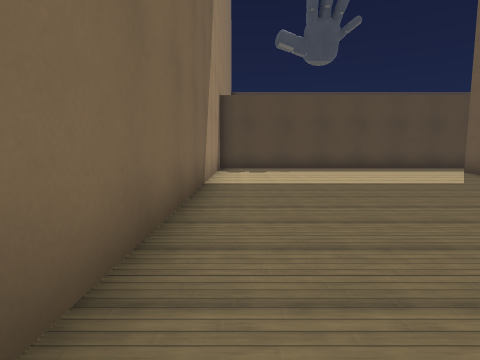
View 1 (above)

18 first-person views from a walk through a 3-D level made in the Godot game engine. The camera is 1.5 m above the floor, tilts 6° down and sees 80° across. The floor is counted in squares, 2 m on a side. Each view is taken from the middle of a square. On the plan, view 1 faces up. The plan holds only what a view shows up to about 10 squares ahead; the rest is blank. The place goes on beyond the plan. Some surface patterns are stand-ins.

View 2
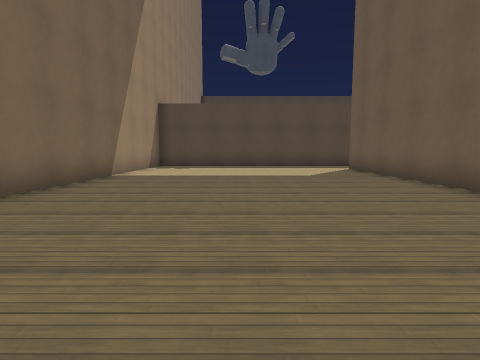

View 3
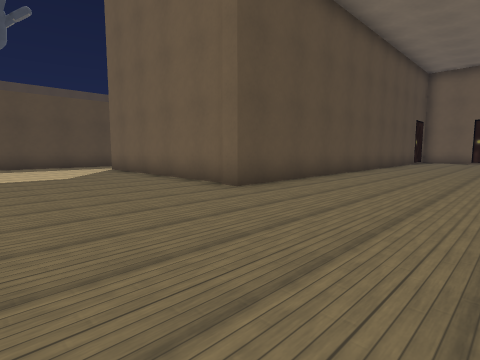

View 4
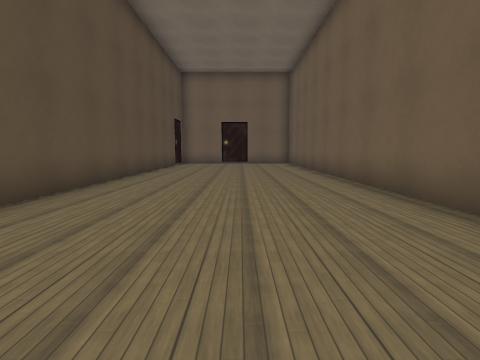

View 5
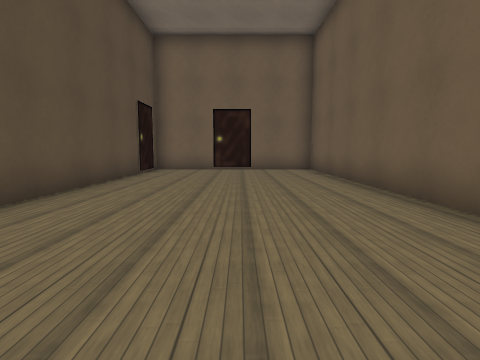

View 6
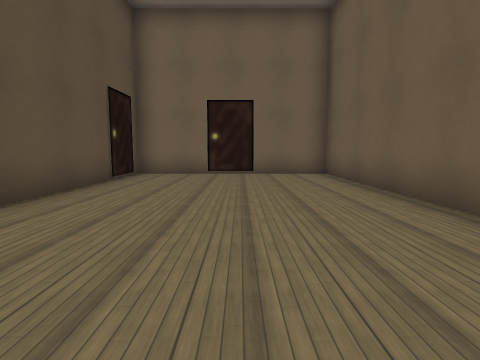

View 7
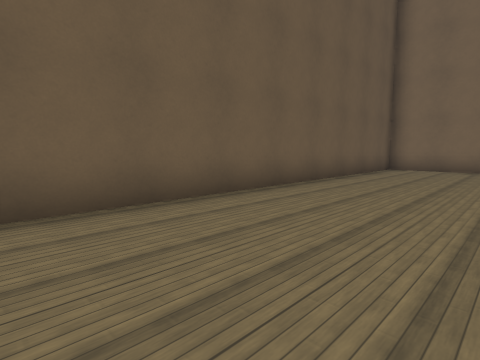

View 8
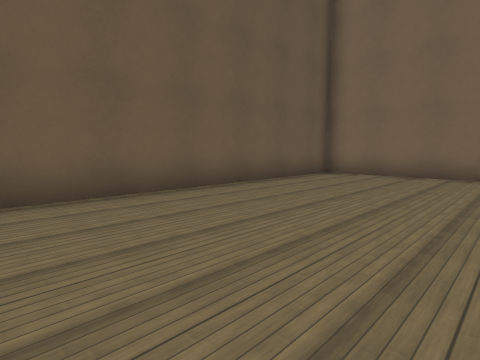

View 9
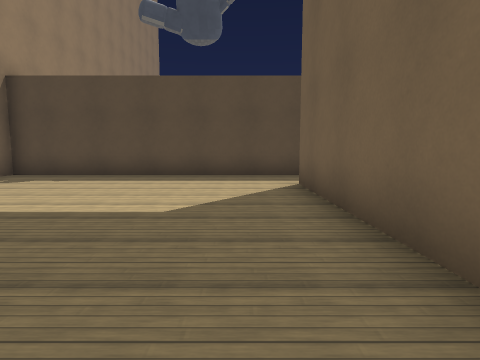

View 10
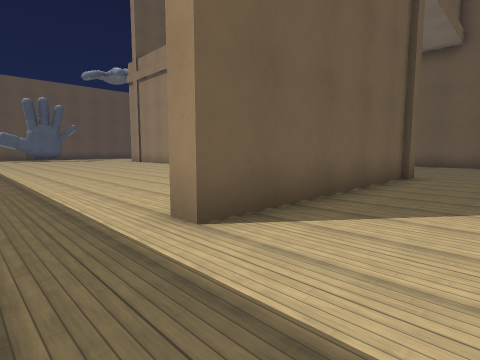

View 11
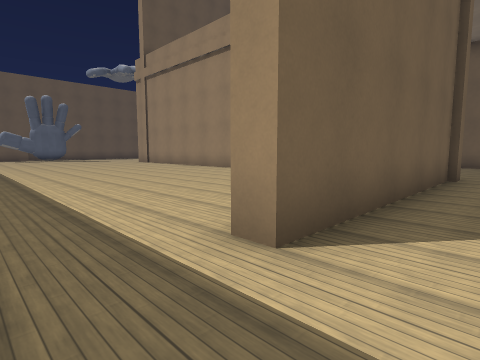

View 12
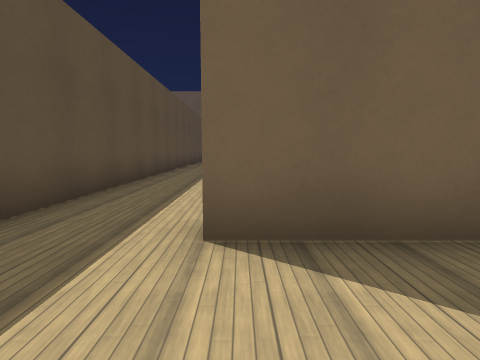

View 13
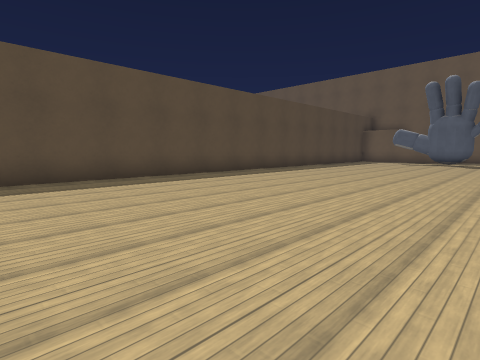

View 14
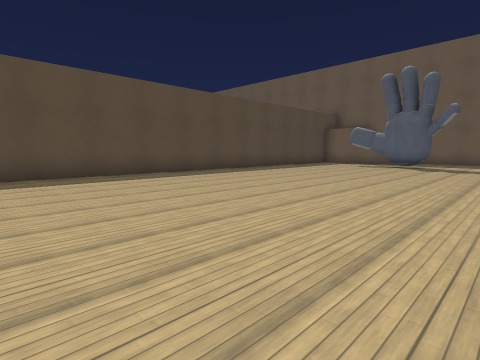

View 15
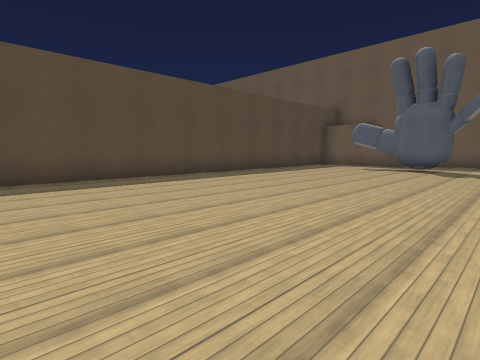

View 16
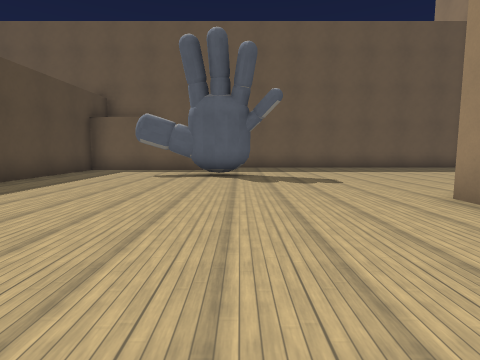

View 17
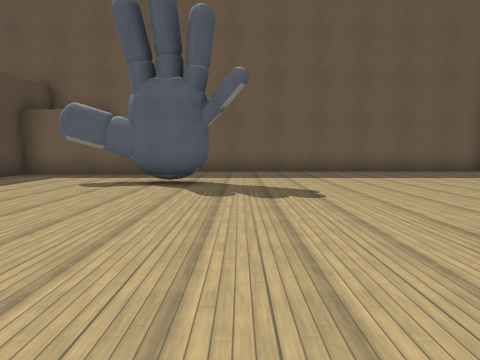

View 18
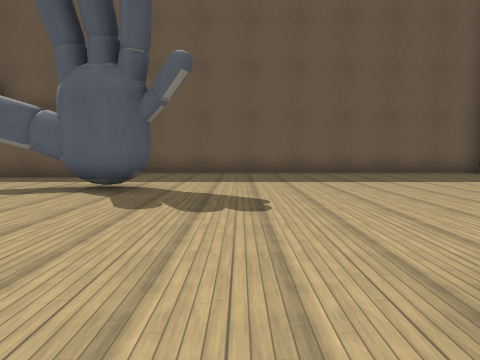

### Floor plan
Points are (right, up) in squares from view 1. A wall is a line through its corners. A room is listed if a view was taken in it or the views show most of it. See-through windows are left out.
Room 1 (views 1, 2, 3, 4, 5, 6, 7, 8, 9, 10, 11, 12)
walls: (7.3, 2.6) (7.3, 9.3); (7.4, 11.6) (-0.8, 11.6) (-0.8, -3.7) (22, -3.7) (22, 2.2) (7.1, 2.2) (7.1, 2.8)
ways out: opening at (7, 10.5) to room 2
Room 2 (views 13, 14, 15, 16, 17, 18)
walls: (22.9, 2.7) (23.4, 2.7); (27.2, 6) (27.1, 6.5) (27.6, 8.1); (27.2, 6.3) (27.3, 7.5); (27.3, 7) (27.9, 8.1); (22.8, 11.6) (7.4, 11.6); (29.8, 8) (29.8, 11.6) (25.5, 11.6); (31.2, -3.7) (31.2, 7); (7.3, 9.3) (7.9, 9.3)
ways out: opening at (7, 10.5) to room 1

Positions as (right, up) in squares from view 1, and headings:
1: (0, 0), facing up
2: (3, -2), facing up
3: (3, -2), facing up-right
4: (6, -1), facing right
5: (11, -1), facing right
6: (13, -1), facing right
7: (11, 0), facing down-left
8: (8, 1), facing down-left
9: (6, 3), facing up
10: (5, 11), facing down-right
11: (6, 11), facing down-right
12: (5, 9), facing right
13: (11, 4), facing up-right
14: (14, 3), facing up-right
15: (16, 4), facing up-right
16: (19, 6), facing right
17: (21, 5), facing right
18: (22, 4), facing right
